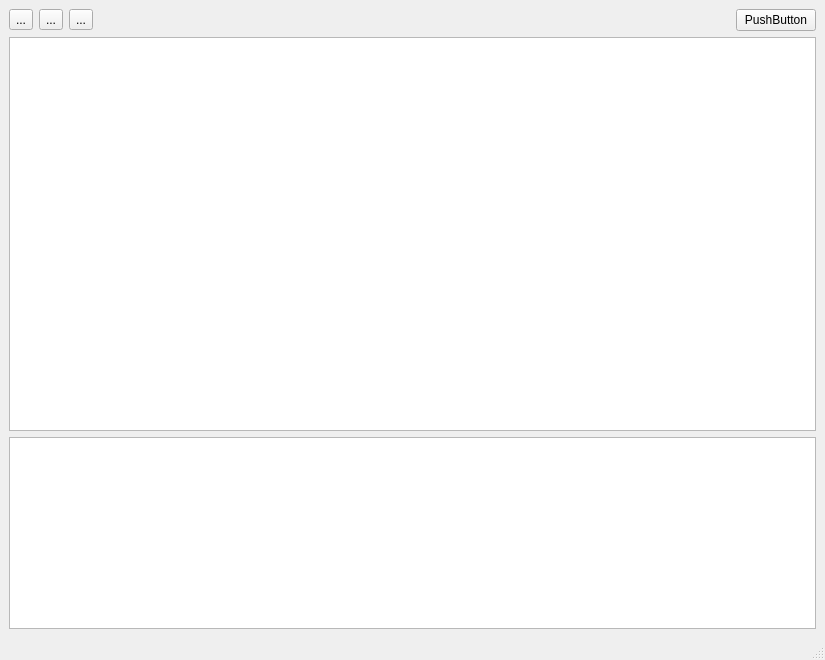
<?xml version="1.0" encoding="UTF-8"?>
<ui version="4.0">
 <class>MainWindow</class>
 <widget class="QMainWindow" name="MainWindow">
  <property name="geometry">
   <rect>
    <x>0</x>
    <y>0</y>
    <width>825</width>
    <height>660</height>
   </rect>
  </property>
  <property name="windowTitle">
   <string>MainWindow</string>
  </property>
  <widget class="QWidget" name="centralwidget">
   <layout class="QVBoxLayout" name="verticalLayout" stretch="0,1,0">
    <property name="sizeConstraint">
     <enum>QLayout::SetMinimumSize</enum>
    </property>
    <item>
     <layout class="QHBoxLayout" name="horizontalLayout">
      <item>
       <widget class="QToolButton" name="nodeToolButton">
        <property name="text">
         <string>...</string>
        </property>
       </widget>
      </item>
      <item>
       <widget class="QToolButton" name="edgeToolButton">
        <property name="text">
         <string>...</string>
        </property>
       </widget>
      </item>
      <item>
       <widget class="QToolButton" name="cursorToolButton">
        <property name="text">
         <string>...</string>
        </property>
       </widget>
      </item>
      <item>
       <spacer name="horizontalSpacer">
        <property name="orientation">
         <enum>Qt::Horizontal</enum>
        </property>
        <property name="sizeHint" stdset="0">
         <size>
          <width>40</width>
          <height>20</height>
         </size>
        </property>
       </spacer>
      </item>
      <item>
       <widget class="QPushButton" name="pushButton">
        <property name="text">
         <string>PushButton</string>
        </property>
       </widget>
      </item>
     </layout>
    </item>
    <item>
     <widget class="GraphView" name="graphicsView">
      <property name="sizePolicy">
       <sizepolicy hsizetype="Expanding" vsizetype="Expanding">
        <horstretch>0</horstretch>
        <verstretch>0</verstretch>
       </sizepolicy>
      </property>
      <property name="minimumSize">
       <size>
        <width>0</width>
        <height>0</height>
       </size>
      </property>
      <property name="maximumSize">
       <size>
        <width>8000</width>
        <height>4000</height>
       </size>
      </property>
     </widget>
    </item>
    <item>
     <widget class="QTableWidget" name="tableWidget"/>
    </item>
   </layout>
  </widget>
  <widget class="QMenuBar" name="menubar">
   <property name="geometry">
    <rect>
     <x>0</x>
     <y>0</y>
     <width>825</width>
     <height>26</height>
    </rect>
   </property>
  </widget>
  <widget class="QStatusBar" name="statusbar"/>
 </widget>
 <customwidgets>
  <customwidget>
   <class>GraphView</class>
   <extends>QGraphicsView</extends>
   <header>graphview.h</header>
  </customwidget>
 </customwidgets>
 <resources/>
 <connections/>
</ui>
